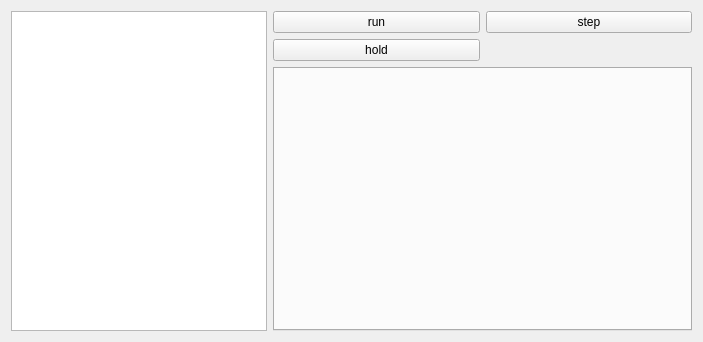
<?xml version="1.0" encoding="UTF-8"?>
<ui version="4.0">
 <class>ProgrammForm</class>
 <widget class="QWidget" name="ProgrammForm">
  <property name="geometry">
   <rect>
    <x>0</x>
    <y>0</y>
    <width>703</width>
    <height>342</height>
   </rect>
  </property>
  <property name="windowTitle">
   <string>Graffit Robotics</string>
  </property>
  <property name="windowIcon">
   <iconset resource="../resource/resource.qrc">
    <normaloff>:/icons/img/icon.png</normaloff>:/icons/img/icon.png</iconset>
  </property>
  <property name="documentMode" stdset="0">
   <bool>false</bool>
  </property>
  <layout class="QGridLayout" name="gridLayout_2">
   <item row="0" column="0" rowspan="2">
    <widget class="QListView" name="listView">
     <property name="sizePolicy">
      <sizepolicy hsizetype="Preferred" vsizetype="Expanding">
       <horstretch>0</horstretch>
       <verstretch>0</verstretch>
      </sizepolicy>
     </property>
     <property name="showDropIndicator" stdset="0">
      <bool>false</bool>
     </property>
    </widget>
   </item>
   <item row="0" column="1">
    <layout class="QGridLayout" name="gridLayout">
     <item row="0" column="0">
      <widget class="QPushButton" name="runButton">
       <property name="text">
        <string>run</string>
       </property>
      </widget>
     </item>
     <item row="1" column="0">
      <widget class="QPushButton" name="holdButton">
       <property name="text">
        <string>hold</string>
       </property>
      </widget>
     </item>
     <item row="0" column="1">
      <widget class="QPushButton" name="stepButton">
       <property name="text">
        <string>step</string>
       </property>
      </widget>
     </item>
    </layout>
   </item>
   <item row="1" column="1">
    <widget class="QTabWidget" name="commandsWidget">
     <property name="enabled">
      <bool>true</bool>
     </property>
    </widget>
   </item>
  </layout>
  <action name="createFileAction">
   <property name="icon">
    <iconset resource="../resource/resource.qrc">
     <normaloff>:/icons/img/file-plus.svg</normaloff>:/icons/img/file-plus.svg</iconset>
   </property>
   <property name="text">
    <string>create file</string>
   </property>
   <property name="shortcut">
    <string>Ctrl+N</string>
   </property>
  </action>
  <action name="openFileAction">
   <property name="icon">
    <iconset resource="../resource/resource.qrc">
     <normaloff>:/icons/img/file.svg</normaloff>:/icons/img/file.svg</iconset>
   </property>
   <property name="text">
    <string>open file</string>
   </property>
   <property name="shortcut">
    <string>Ctrl+O</string>
   </property>
  </action>
  <action name="saveAsFileAction">
   <property name="icon">
    <iconset resource="../resource/resource.qrc">
     <normaloff>:/icons/img/file-text.svg</normaloff>:/icons/img/file-text.svg</iconset>
   </property>
   <property name="text">
    <string>save file as ...</string>
   </property>
   <property name="shortcut">
    <string>Ctrl+Shift+S</string>
   </property>
  </action>
  <action name="motorContrlAction">
   <property name="icon">
    <iconset resource="../resource/resource.qrc">
     <normaloff>:/icons/img/trello.svg</normaloff>:/icons/img/trello.svg</iconset>
   </property>
   <property name="text">
    <string>motion control</string>
   </property>
   <property name="shortcut">
    <string>Ctrl+M</string>
   </property>
  </action>
  <action name="resetAction">
   <property name="icon">
    <iconset resource="../resource/resource.qrc">
     <normaloff>:/icons/img/repeat.svg</normaloff>:/icons/img/repeat.svg</iconset>
   </property>
   <property name="text">
    <string>reset errors</string>
   </property>
   <property name="shortcut">
    <string>Ctrl+R</string>
   </property>
  </action>
  <action name="connectSTM_action">
   <property name="icon">
    <iconset resource="../resource/resource.qrc">
     <normaloff>:/icons/img/shuffle.svg</normaloff>:/icons/img/shuffle.svg</iconset>
   </property>
   <property name="text">
    <string>connect mcu</string>
   </property>
   <property name="shortcut">
    <string>Ctrl+K</string>
   </property>
  </action>
  <action name="saveAction">
   <property name="icon">
    <iconset resource="../resource/resource.qrc">
     <normaloff>:/icons/img/save.svg</normaloff>:/icons/img/save.svg</iconset>
   </property>
   <property name="text">
    <string>save</string>
   </property>
   <property name="shortcut">
    <string>Ctrl+S</string>
   </property>
  </action>
  <action name="changeLanguageEnglish">
   <property name="text">
    <string>english</string>
   </property>
  </action>
  <action name="changeLanguageRussian">
   <property name="text">
    <string>russian</string>
   </property>
  </action>
 </widget>
 <resources>
  <include location="../resource/resource.qrc"/>
 </resources>
 <connections/>
</ui>
